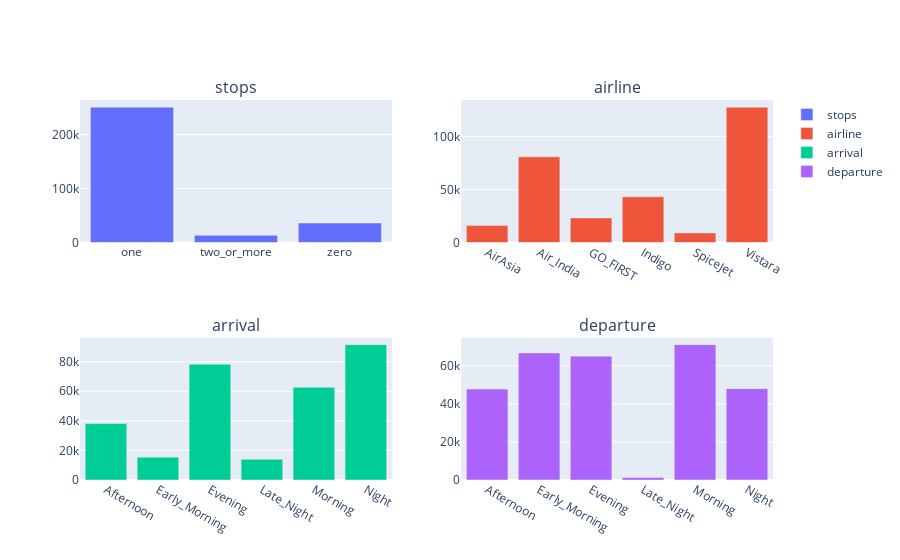

Notebook code cell kept with this figure:
### Code cell
fig_3 = make_subplots(rows=2, cols=2, specs=[[{"type": "bar"}, {"type": "bar"}], 
                                           [{"type": "bar"}, {"type": "bar"}]],
                    subplot_titles=("stops", 
                                    "airline",
                                    "arrival",
                                    "departure"))

fig_3.add_trace(go.Bar(x=stops.index, y=stops.price, name='stops'), row=1, col=1)
fig_3.add_trace(go.Bar(x=airline.index, y=airline.price, name='airline'), row=1, col=2)
fig_3.add_trace(go.Bar(x=arrival.index, y=arrival.price, name='arrival'), row=2, col=1)
fig_3.add_trace(go.Bar(x=departure.index, y=departure.price, name='departure'), row=2, col=2)

# fig_3.update_layout(title="Frequency of Categorical variables")

# # fig_3.show()

### Figure 1 — Plotly figure (JSON) as saved in the notebook; plotly's stock layout.template omitted (floating-point values rounded to 4 significant figures)
{"data": [{"name": "stops", "type": "bar", "x": ["one", "two_or_more", "zero"], "xaxis": "x", "y": [250863, 13286, 36004], "yaxis": "y"}, {"name": "airline", "type": "bar", "x": ["AirAsia", "Air_India", "GO_FIRST", "Indigo", "SpiceJet", "Vistara"], "xaxis": "x2", "y": [16098, 80892, 23173, 43120, 9011, 127859], "yaxis": "y2"}, {"name": "arrival", "type": "bar", "x": ["Afternoon", "Early_Morning", "Evening", "Late_Night", "Morning", "Night"], "xaxis": "x3", "y": [38139, 15417, 78323, 14001, 62735, 91538], "yaxis": "y3"}, {"name": "departure", "type": "bar", "x": ["Afternoon", "Early_Morning", "Evening", "Late_Night", "Morning", "Night"], "xaxis": "x4", "y": [47794, 66790, 65102, 1306, 71146, 48015], "yaxis": "y4"}], "layout": {"annotations": [{"font": {"size": 16}, "showarrow": false, "text": "stops", "x": 0.225, "xanchor": "center", "xref": "paper", "y": 1, "yanchor": "bottom", "yref": "paper"}, {"font": {"size": 16}, "showarrow": false, "text": "airline", "x": 0.775, "xanchor": "center", "xref": "paper", "y": 1, "yanchor": "bottom", "yref": "paper"}, {"font": {"size": 16}, "showarrow": false, "text": "arrival", "x": 0.225, "xanchor": "center", "xref": "paper", "y": 0.375, "yanchor": "bottom", "yref": "paper"}, {"font": {"size": 16}, "showarrow": false, "text": "departure", "x": 0.775, "xanchor": "center", "xref": "paper", "y": 0.375, "yanchor": "bottom", "yref": "paper"}], "xaxis": {"anchor": "y", "domain": [0, 0.45]}, "xaxis2": {"anchor": "y2", "domain": [0.55, 1]}, "xaxis3": {"anchor": "y3", "domain": [0, 0.45]}, "xaxis4": {"anchor": "y4", "domain": [0.55, 1]}, "yaxis": {"anchor": "x", "domain": [0.625, 1]}, "yaxis2": {"anchor": "x2", "domain": [0.625, 1]}, "yaxis3": {"anchor": "x3", "domain": [0, 0.375]}, "yaxis4": {"anchor": "x4", "domain": [0, 0.375]}}}
